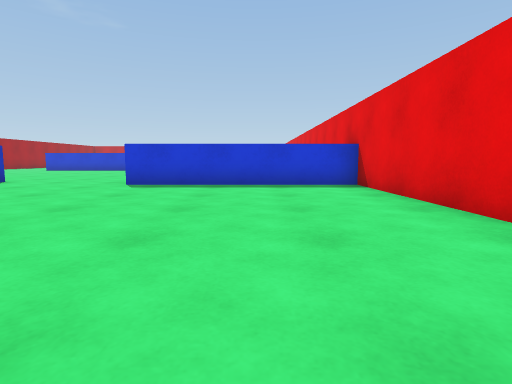
view 1 (above)

22 first-person views from a walk through a scene from a Unity 3-D project. The camera is 0.61 m above the floor, tilts 6° down and sees 80° across. The floor is counted in squares, 1 m on a side. Each view is taken from the middle of a square. On the plan, view 1 faces up. The plan holds only what a view shows up to about 9 squares ahead; the rest is blank. The place goes on beyond the plan. The player is left out.

view 2
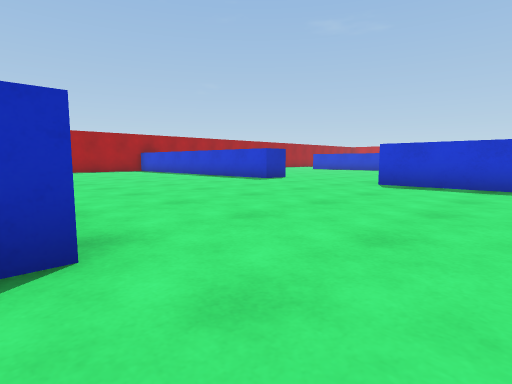

view 3
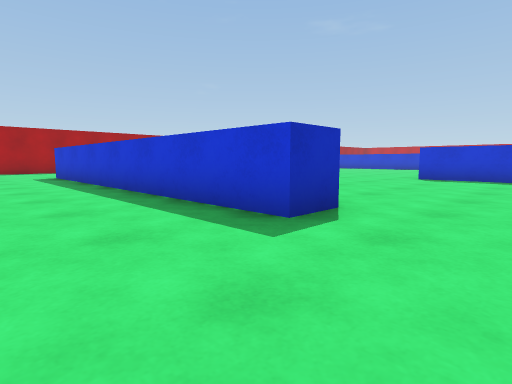

view 4
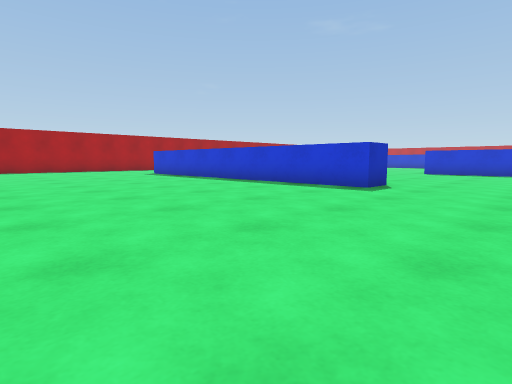

view 5
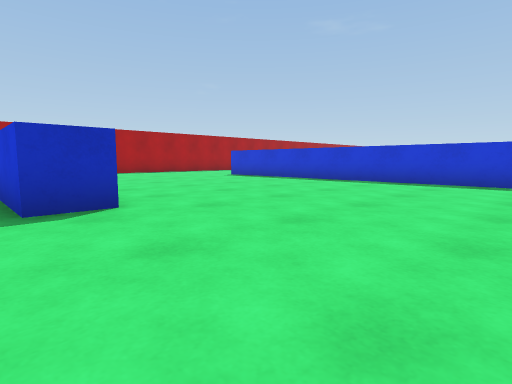

view 6
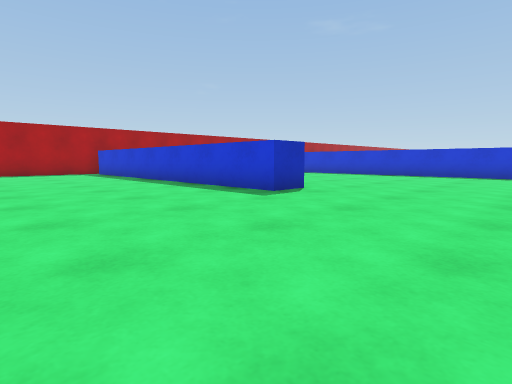

view 7
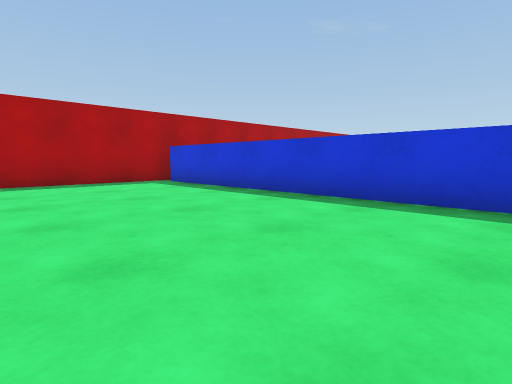

view 8
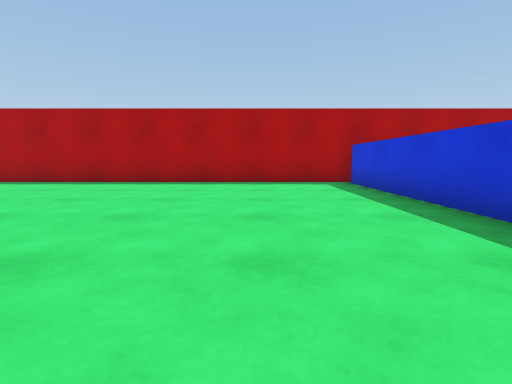

view 9
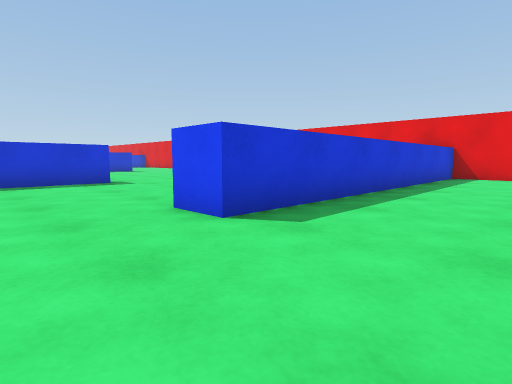

view 10
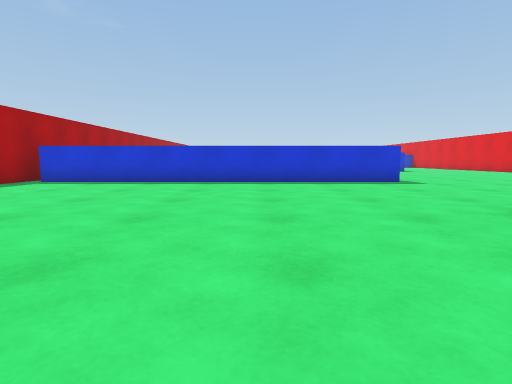

view 11
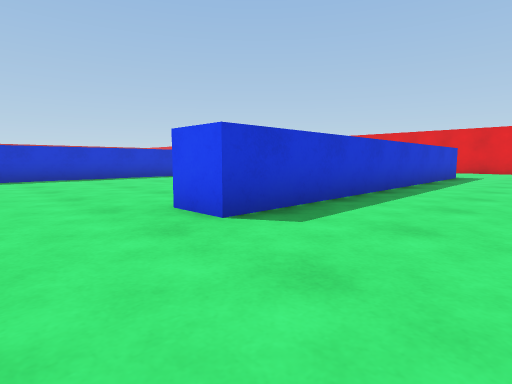

view 12
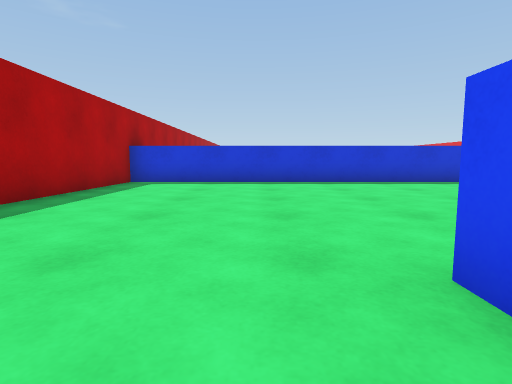

view 13
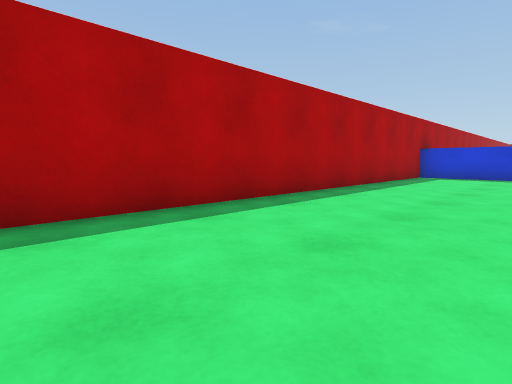

view 14
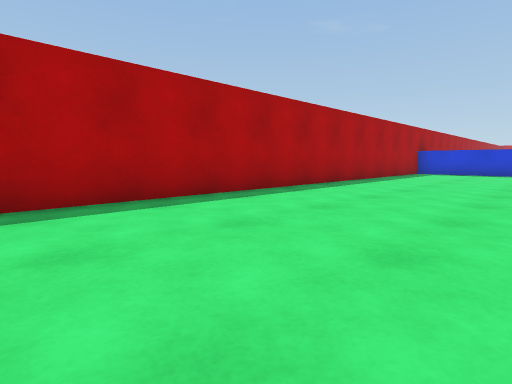

view 15
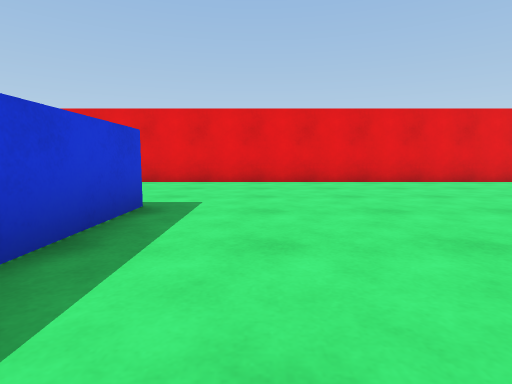

view 16
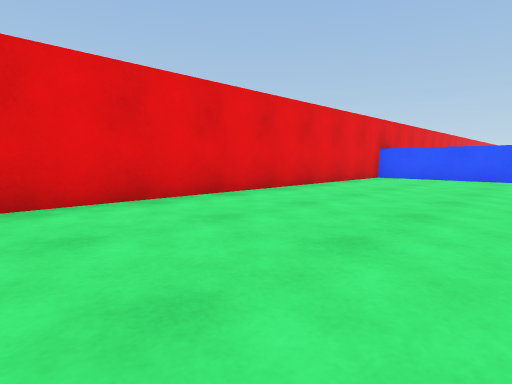

view 17
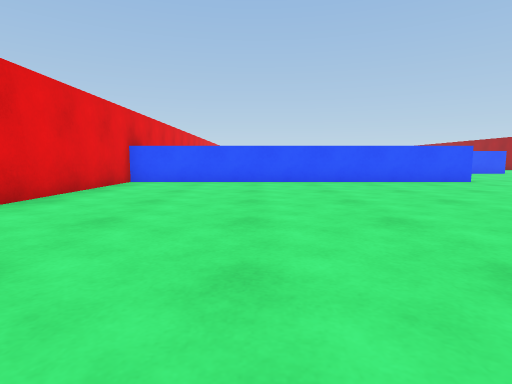

view 18
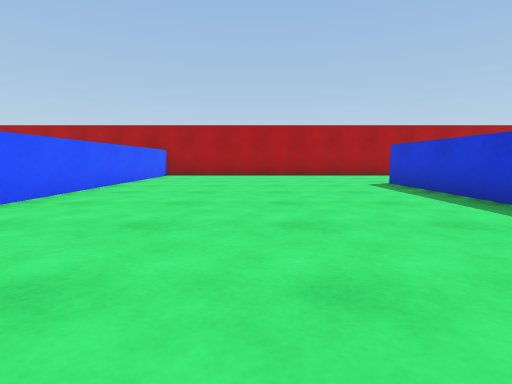

view 19
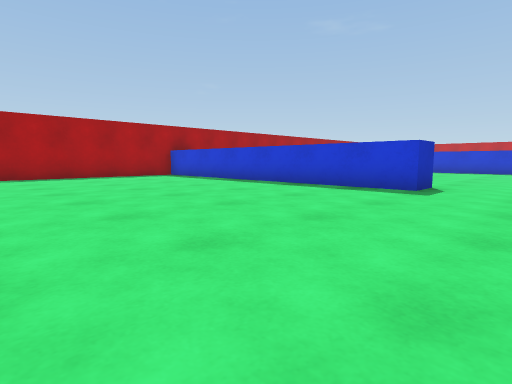

view 20
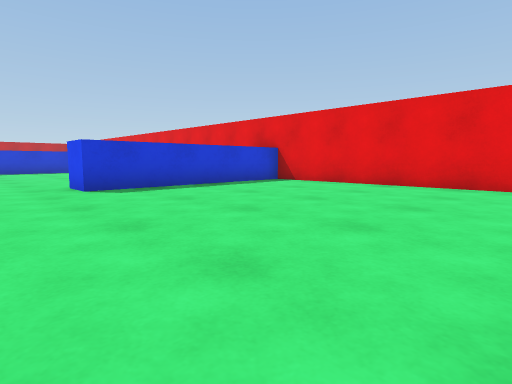

view 21
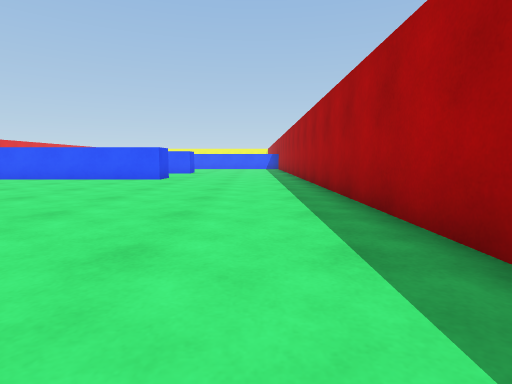

view 22
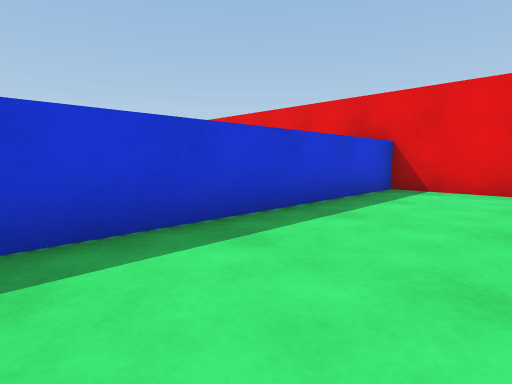

### Floor plan
Points are (right, up) in squares from view 1. A wall is a line through its corners. A room is listed if a view was taken in it or the views show most of it. See-through windows are left out.
Room 1 (views 1, 2, 3, 4, 5, 6, 7, 8, 9, 10, 11, 12, 13, 14, 15, 16, 17, 18, 19, 20, 21, 22)
walls: (-6, -7.4) (-6, -8.5) (-16, -8.5); (-13.1, -7.5) (-8.1, -7.5); (-2, 0.6) (-2, -0.5) (-12, -0.5) (-12, 0.5); (-7, 8.5) (-7, 7.5) (-16.5, 7.5) (-16.5, -17.5); (2.5, -16.5) (2.5, -14.5) (-7, -14.5) (-7, -13.5) (2.5, -13.5) (2.5, 7.5) (-3.2, 7.5) (-3.2, 8.5)
ways out: gap at (-16, -8)

Positions as (right, up) in squares from view 1, and headings:
1: (0, 0), facing up
2: (0, 0), facing up-left
3: (0, -3), facing up-left
4: (1, -7), facing up-left
5: (-2, -9), facing up-left
6: (-2, -13), facing up-left
7: (-8, -13), facing up-left
8: (-8, -11), facing left
9: (-9, -17), facing up-right
10: (-10, -17), facing up
11: (-14, -3), facing up-right
12: (-13, -1), facing up
13: (-13, -4), facing up-left
14: (-12, -7), facing up-left
15: (-6, -2), facing right
16: (-2, -3), facing down-right
17: (-1, -5), facing down
18: (-4, -4), facing left
19: (-5, 1), facing up-left
20: (-5, 1), facing up-right
21: (-15, -9), facing down
22: (-4, -17), facing up-right
